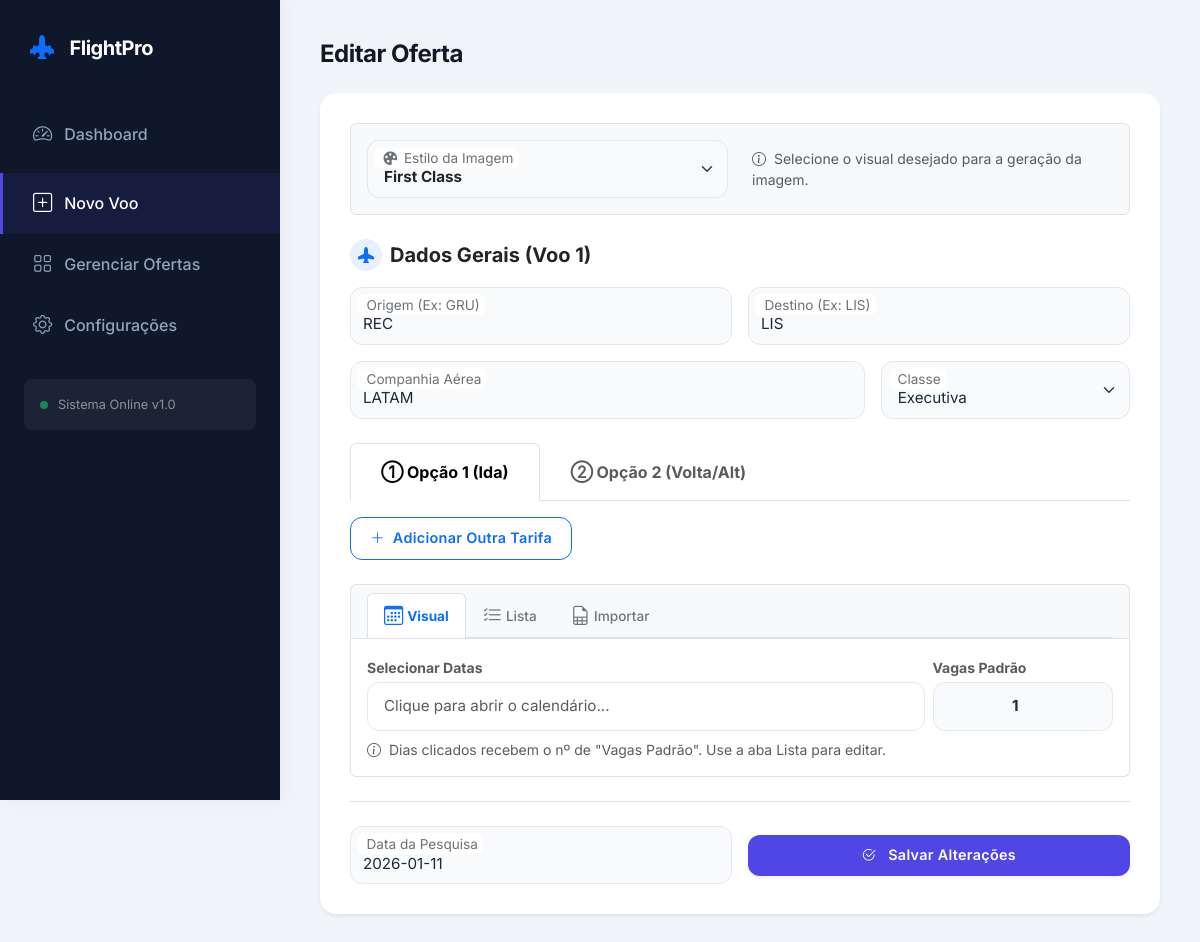
/edit/20 (signed in), run on the app's committed database.
### tables this page shows
CREATE TABLE searches (
            id INTEGER PRIMARY KEY AUTOINCREMENT,
            origin TEXT,
            destination TEXT,
            available_dates TEXT,
            program TEXT,
            operator TEXT,
            flight_type TEXT,
            cost REAL,
            search_date TEXT,
            image_path TEXT
        , program_1 TEXT, cost_1 REAL, dates_1 TEXT, program_2 TEXT, cost_2 REAL, dates_2 TEXT, origin_2 TEXT, destination_2 TEXT, miles_qty_1 TEXT, prog_id_1 INTEGER, tax_val_1 TEXT, curr_id_1 INTEGER, miles_qty_2 TEXT, prog_id_2 INTEGER, tax_val_2 TEXT, curr_id_2 INTEGER, prices_json_1 TEXT, prices_json_2 TEXT, selected_bg TEXT);

### app.py (the view, shortened to what this page needs)
@app.route('/edit/<int:id>', methods=['GET', 'POST'])
@login_required
def edit_search(id):
    conn = sqlite3.connect(DB_NAME); conn.row_factory = sqlite3.Row; cursor = conn.cursor()
    cursor.execute("SELECT * FROM searches WHERE id = ?", (id,))
    search = dict(cursor.fetchone())
    if search.get('prices_json_1'): search['prices_1'] = json.loads(search['prices_json_1'])
    if search.get('prices_json_2'): search['prices_2'] = json.loads(search['prices_json_2'])
    cursor.execute("SELECT * FROM programs ORDER BY name")
    programs = cursor.fetchall()
    cursor.execute("SELECT * FROM currencies ORDER BY id")
    currencies = cursor.fetchall()
    conn.close()
    return render_template('register.html', search=search, programs=programs, currencies=currencies, templates=get_available_templates())

### app.py (called while the page is built)
@login_manager.user_loader
def load_user(user_id):
    conn = sqlite3.connect(DB_NAME); cursor = conn.cursor()
    cursor.execute("SELECT * FROM users WHERE id = ?", (user_id,))
    data = cursor.fetchone(); conn.close()
    if data: return User(id=data[0], username=data[1], password=data[2])
    return None

def get_available_templates():
    files = []
    if os.path.exists(TEMPLATES_FOLDER):
        files = [f for f in os.listdir(TEMPLATES_FOLDER) if f.lower().endswith('.png')]
    return sorted(files)

### templates/register.html (shortened to what this page needs)
{% extends "base.html" %}
{% block content %}
<link rel="stylesheet" href="https://cdn.jsdelivr.net/npm/flatpickr/dist/flatpickr.min.css">
<link rel="stylesheet" type="text/css" href="https://npmcdn.com/flatpickr/dist/themes/dark.css">
<div class="mb-4">
    <h2 class="page-title">{{ 'Editar Oferta' if search else 'Nova Oferta' }}</h2>
</div>
<div class="row g-4">
    <div class="col-12">
        <div class="card-custom border-0 shadow-sm">
            <form id="flightForm" action="{{ url_for('edit_search', id=search['id']) if search else url_for('register') }}" method="POST">
                <div class="mb-4 p-3 bg-light rounded border">
                    <div class="row align-items-center">
                        <div class="col-md-6">
                            <div class="form-floating">
                                <select class="form-select fw-bold text-dark" id="selected_bg" name="selected_bg">
                                    {% if templates %}
                                        {% for t in templates %}
                                        <option value="{{ t }}" {{ 'selected' if search and search['selected_bg'] == t else '' }}>
                                            {{ t|replace('.png', '')|replace('_', ' ')|title }}
                                        </option>
                                        {% endfor %}
                                    {% endif %}
                                </select>
                                <label for="selected_bg">Estilo da Imagem</label>
                            </div>
                        </div>
                        <div class="col-md-6 text-muted small mt-2 mt-md-0">
                            <i class="bi bi-info-circle me-1"></i> Selecione o visual desejado para a geração da imagem.
                        </div>
                    </div>
                </div>
                <div class="d-flex align-items-center mb-3">
                    <div class="bg-primary bg-opacity-10 text-primary rounded-circle p-2 me-2 d-flex align-items-center justify-content-center" style="width: 32px; height: 32px;">
                        <i class="bi bi-airplane-fill"></i>
                    </div>
                    <h5 class="fw-bold mb-0 text-dark">Dados Gerais (Voo 1)</h5>
                </div>
                <div class="row g-3 mb-4">
                    <div class="col-md-6">
                        <div class="form-floating">
                            <input type="text" class="form-control" name="origin" placeholder="Origem" required value="{{ search['origin'] if search else '' }}">
                            <label>Origem (Ex: GRU)</label>
                        </div>
                    </div>
                    <div class="col-md-6">
                        <div class="form-floating">
                            <input type="text" class="form-control" name="destination" placeholder="Destino" required value="{{ search['destination'] if search else '' }}">
                            <label>Destino (Ex: LIS)</label>
                        </div>
                    </div>
                    <div class="col-md-8">
                        <div class="form-floating">
                            <input type="text" class="form-control" name="operator" placeholder="Operador" value="{{ search['operator'] if search else '' }}">
                            <label>Companhia Aérea</label>
                        </div>
                    </div>
                    <div class="col-md-4">
                        <div class="form-floating">
                            <select class="form-select" name="flight_type">
                                <option value="Executiva" {{ 'selected' if search and search['flight_type'] == 'Executiva' else '' }}>Executiva</option>
                            </select>
                            <label>Classe</label>
                        </div>
                    </div>
                </div>
                <ul class="nav nav-tabs mb-3" id="flightTabs" role="tablist">
                    <li class="nav-item"><button class="nav-link active fw-bold" id="opt1-tab" data-bs-toggle="tab" data-bs-target="#opt1" type="button">① Opção 1 (Ida)</button></li>
                    <li class="nav-item"><button class="nav-link fw-bold text-muted" id="opt2-tab" data-bs-toggle="tab" data-bs-target="#opt2" type="button">② Opção 2 (Volta/Alt)</button></li>
                </ul>
                <div class="tab-content border-bottom mb-4 pb-4" id="flightTabsContent">
                    <div class="tab-pane fade show active" id="opt1">
                        <button type="button" class="btn btn-sm btn-outline-primary mb-4" onclick="addPriceRow(1)">
                            <i class="bi bi-plus-lg me-1"></i> Adicionar Outra Tarifa
                        </button>
                        <div class="date-header">
                            <ul class="nav nav-tabs date-tabs" id="datesTabs1" role="tablist">
                                <li class="nav-item">
                                    <button class="nav-link active" id="cal-tab-1" data-bs-toggle="tab" data-bs-target="#cal-view-1" type="button"><i class="bi bi-calendar3 me-1"></i>Visual</button>
                                </li>
                                <li class="nav-item">
                                    <button class="nav-link" id="list-tab-1" data-bs-toggle="tab" data-bs-target="#list-view-1" type="button"><i class="bi bi-list-check me-1"></i>Lista</button>
                                </li>
                                <li class="nav-item">
                                    <button class="nav-link" id="import-tab-1" data-bs-toggle="tab" data-bs-target="#import-view-1" type="button"><i class="bi bi-file-earmark-spreadsheet me-1"></i>Importar</button>
                                </li>
                            </ul>
                        </div>
                        <div class="date-content">
                            <div class="tab-content">
                                <div class="tab-pane fade show active" id="cal-view-1">
                                    <div class="row align-items-end g-2">
                                        <div class="col-md-9">
                                            <label class="small text-muted fw-bold mb-1">Selecionar Datas</label>
                                            <input type="text" id="flatpickr_1" class="form-control bg-white" placeholder="Clique para abrir o calendário...">
                                        </div>
                                        <div class="col-md-3">
                                            <label class="small text-muted fw-bold mb-1">Vagas Padrão</label>
                                            <input type="number" id="default_seats_1" class="form-control text-center fw-bold" value="1" min="1" title="Vagas aplicadas ao clicar no calendário">
                                        </div>
                                    </div>
                                    <div class="form-text small mt-2 text-muted">
                                        <i class="bi bi-info-circle me-1"></i> Dias clicados recebem o nº de "Vagas Padrão". Use a aba Lista para editar.
                                    </div>
                                </div>
                            </div>
                        </div>
                    </div>
                </div>
                <div class="d-flex justify-content-between align-items-center mt-4">
                    <div class="form-floating w-50 me-3">
                        <input type="text" class="form-control" id="search_date" name="search_date" placeholder="DD/MM/AAAA" required value="{{ search['search_date'] if search else '' }}"><label>Data da Pesquisa</label>
                    </div>
                    <button type="submit" class="btn btn-primary-custom btn-lg w-50 shadow-sm"><i class="bi bi-check2-circle me-2"></i> {{ 'Salvar Alterações' if search else 'Gerar Oferta' }}</button>
                </div>
            </form>
        </div>
    </div>
</div>
{% endblock %}

### templates/base.html (style rules this page uses)
:root { --primary: #4f46e5; --primary-hover: #4338ca; --secondary: #64748b; --bg-body: #f1f5f9; --sidebar-bg: #0f172a; --card-bg: #ffffff; --text-main: #1e293b; --text-muted: #94a3b8; --border-color: #e2e8f0; --radius-md: 12px; --radius-lg: 16px; --shadow-sm: 0 1px 3px 0 rgb(0 0 0 / 0.1), 0 1px 2px -1px rgb(0 0 0 / 0.1); --shadow-md: 0 4px 6px -1px rgb(0 0 0 / 0.1), 0 2px 4px -2px rgb(0 0 0 / 0.1); --shadow-lg: 0 10px 15px -3px rgb(0 0 0 / 0.1), 0 4px 6px -4px rgb(0 0 0 / 0.1); }
body { font-family: 'Inter', sans-serif; background-color: var(--bg-body); color: var(--text-main); -webkit-font-smoothing: antialiased; }
.nav-link { color: var(--text-muted); padding: 16px 30px; font-weight: 500; transition: all 0.3s ease; border-left: 3px solid transparent; display: flex; align-items: center; }
.nav-link i { font-size: 1.2rem; margin-right: 12px; }
.nav-link.active { color: white; background: rgba(79, 70, 229, 0.1); border-left-color: var(--primary); }
.card-custom { background: var(--card-bg); border-radius: var(--radius-lg); border: 1px solid var(--border-color); box-shadow: var(--shadow-sm); padding: 30px; margin-bottom: 25px; transition: box-shadow 0.3s ease; }
.form-control, .form-select { background-color: #f8fafc; border: 1px solid var(--border-color); border-radius: var(--radius-md); padding: 0.75rem 1rem; font-size: 0.95rem; color: var(--text-main); transition: all 0.2s; }
.form-floating > label { color: var(--text-muted); padding-left: 1rem; }
.btn { border-radius: var(--radius-md); padding: 0.6rem 1.2rem; font-weight: 600; font-size: 0.9rem; letter-spacing: 0.3px; transition: all 0.2s; }
.btn-primary-custom { background-color: var(--primary); color: white; border: none; box-shadow: 0 4px 6px -1px rgba(79, 70, 229, 0.4); }
.page-title { font-size: 1.5rem; font-weight: 700; color: #111827; letter-spacing: -0.5px; }

### templates/register.html (style rules this page uses)
.date-tabs .nav-link { color: #6c757d; font-size: 0.85rem; padding: 0.5rem 1rem; border: 1px solid transparent; border-bottom: none; }
.date-tabs .nav-link.active { color: #0d6efd; background-color: #fff; border-color: #dee2e6 #dee2e6 #fff; font-weight: bold; }
.date-tabs { border-bottom: 1px solid #dee2e6; margin-bottom: 0; }
.date-content { border: 1px solid #dee2e6; border-top: none; background: #fff; border-radius: 0 0 0.375rem 0.375rem; padding: 1rem; }
.date-header { background-color: #f8f9fa; border: 1px solid #dee2e6; border-radius: 0.375rem 0.375rem 0 0; padding: 0.5rem 1rem 0; }

### data on the page
searches: origin "REC", destination "LIS", operator "LATAM", search_date "2026-01-11"

### other printed values
{{ 'Editar Oferta' if search else 'Nova Oferta' }} "Editar Oferta"
{{ 'Salvar Alterações' if search else 'Gerar Oferta' }} "Salvar Alterações"
form field selected_bg "First Class"
